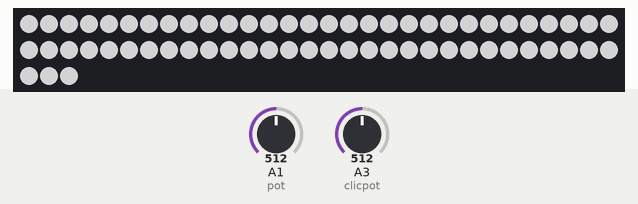
This sketch was run on a simulated ATtiny85, built with avr-gcc and run on an emulated ATtiny85. Shown: 63 RGB LEDs in strip order, left to right, continuing on the next row. The test bench sets the inputs (shaded band); at power-on: A1 (pot) = 512, A3 (clicpot) = 512. Dim RGB values are drawn brighter than linear.

Above: at 1.2 s.
1.3 s: A1 (pot) set to 0
At 2.3 s:
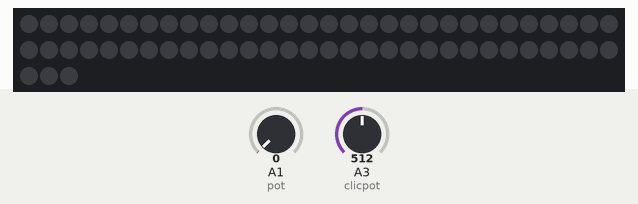
2.8 s: A1 (pot) set to 122
At 3.2 s:
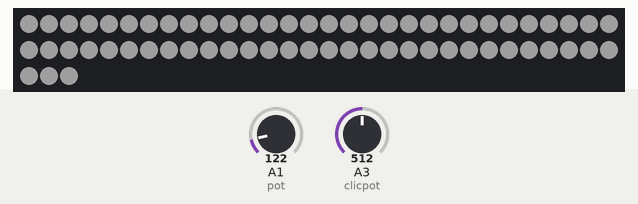
4.3 s: A1 (pot) set to 306
5.8 s: A3 (clicpot) set to 0
At 6.9 s:
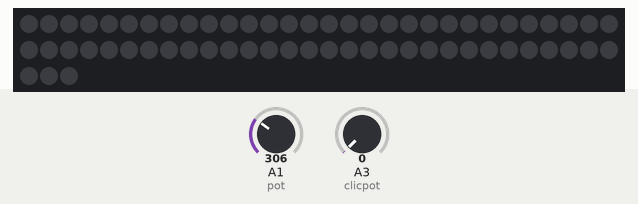
7.3 s: A3 (clicpot) set to 122
At 7.7 s:
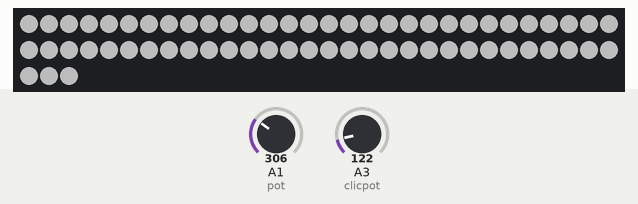
Timing chart, 0 to 9.8 s (numbered marks = the images above; inputs shaded):
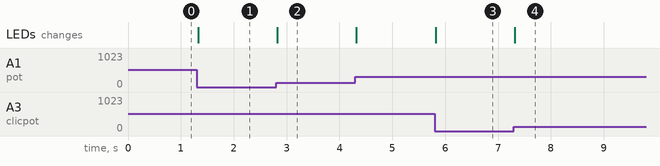

The sketch:

luminaire-demiarc.ino
```cpp
//analog potentiometer with integrated on/off
//2812WS ledstrip w/FastLED & ATtiny85 °|°)

  #include <FastLED.h>


  #define NUM_LEDS 63
  #define DATA_PIN 0// Data out to ledstrips

  int pot = A1;//from potentiometre (central pin)
  int clicpot = A3;//on/off clic from potentiometer.

  int brightness = 250;
  int onoffState = 0;

  // Define the array of leds
  //CRGB leds[NUM_LEDS];
  CRGBArray<NUM_LEDS> leds;//la variable leds est une array (un tableau) CRGB

  void setup() {
  	//delay(3000); // in case we do something stupid. We dont want to get locked out.

  	FastLED.addLeds<WS2812,DATA_PIN,GRB>(leds,NUM_LEDS).setCorrection( TypicalSMD5050 );

    pinMode (pot, INPUT);
    pinMode (clicpot, INPUT);
  }


  void loop() {
  brightness =map(analogRead(pot), 0, 1023, 0, 255);
  //Serial.prinln(brightness);

  onoffState=analogRead(clicpot);

 // First, clear the existing led values
 FastLED.clear();

  leds = CRGB::White;

 if (onoffState > 1){
      //set britghness
      FastLED.setBrightness(brightness);
   }
      else{
      FastLED.setBrightness(0);
      }

      // Show the leds
      FastLED.show();

      // Wait a little bit before we loop around and do it again
      FastLED.delay(10);
      }
```

Measured:
- after the input at 1.3 s, the LEDs: change at once (image 1)
- after the input at 2.8 s, the LEDs: change at once (image 2)
- after the input at 5.8 s, the LEDs: change at once (image 3)
- after the input at 7.3 s, the LEDs: change at once (image 4)
